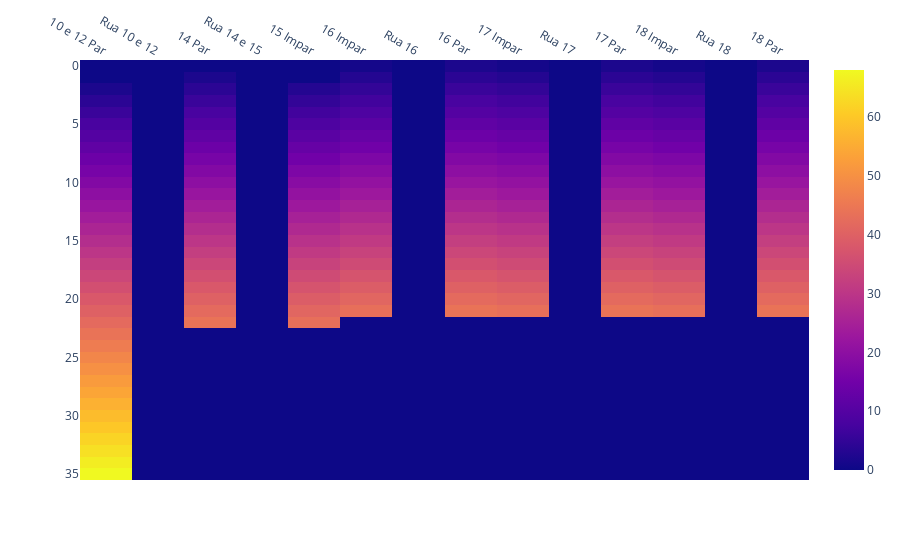

The cell this chart's notebook holds for it:
### Code cell
fig = px.imshow(mapa)
fig.update_xaxes(side="top")

fig.show()

### Figure 1 — Plotly figure (JSON) as saved in the notebook; plotly's stock layout.template omitted (floating-point values rounded to 4 significant figures; data arrays with more than 128 entries replaced by an {"elided": "..."} marker saying what was removed)
{"data": [{"coloraxis": "coloraxis", "hovertemplate": "x: %{x}<br>y: %{y}<br>color: %{z}<extra></extra>", "name": "0", "type": "heatmap", "x": ["10 e 12 Par", "Rua 10 e 12", "14 Par", "Rua 14 e 15", "15 Impar", "16 Impar", "Rua 16", "16 Par", "17 Impar", "Rua 17", "17 Par", "18 Impar", "Rua 18", "18 Par"], "xaxis": "x", "y": [0, 1, 2, 3, 4, 5, 6, 7, 8, 9, 10, 11, 12, 13, 14, 15, 16, 17, 18, 19, 20, 21, 22, 23, 24, 25, 26, 27, 28, 29, 30, 31, 32, 33, 34, 35], "yaxis": "y", "z": {"elided": "36x14 int values"}}], "layout": {"coloraxis": {"colorscale": [[0, "#0d0887"], [0.1111, "#46039f"], [0.2222, "#7201a8"], [0.3333, "#9c179e"], [0.4444, "#bd3786"], [0.5556, "#d8576b"], [0.6667, "#ed7953"], [0.7778, "#fb9f3a"], [0.8889, "#fdca26"], [1, "#f0f921"]]}, "margin": {"t": 60}, "xaxis": {"anchor": "y", "constrain": "domain", "domain": [0, 1], "scaleanchor": "y", "side": "top"}, "yaxis": {"anchor": "x", "autorange": "reversed", "constrain": "domain", "domain": [0, 1]}}}
